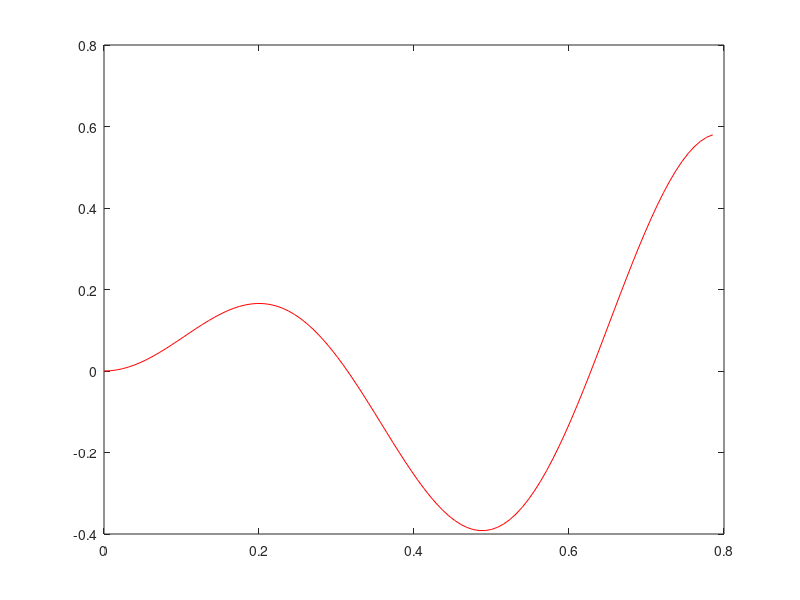

Reproduce this figure in MATLAB.
close all;
clear all;
clc;

%Funzione da integrare
fun = @(x) log(1+x).*sin(10*x);
%Estremi di integrazione
a = 0; b = pi/4;

%Grafico della funzione
xb = linspace(0,pi/4);
yb = fun(xb);
figure; plot(xb,yb,'r');

Ies = integral(fun,a,b)

%Rettangolo
Ir = (b-a)*fun((a+b)/2)

%Trapezio
It = ((fun(a)+fun(b))*(b-a))/2

%Trapezio composito
N = 30;
H = (b-a)/N;

xj = a+H*[0:N]

IN = H/2*(fun(xj(1))+fun(xj(N+1))+2*sum(fun(xj(2:N))))

%Rettangolo composito
xm = a+H/2*[1:2:2*N-1] %oppure: xm = (xj(1:N)+xj(2:N+1))/2

IR = H*sum(fun(xm))